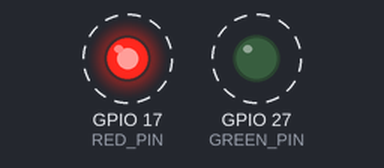
A program run on a simulated Raspberry Pi (BCM pin numbers). Shown: output pins drawn as LEDs (lit = HIGH). Dashed ring = blinking.

Above: at 0.5 s.
Timing chart, 0 to 4.6 s (numbered marks = the images above):
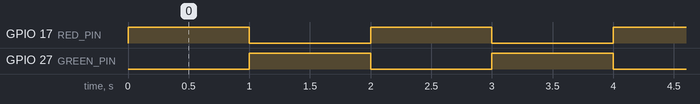

The program:

day1_led_blink.py
```python
import RPi.GPIO as GPIO
import time

RED_PIN = 17
GREEN_PIN = 27

GPIO.setmode(GPIO.BCM)
GPIO.setup(RED_PIN, GPIO.OUT)
GPIO.setup(GREEN_PIN, GPIO.OUT)

try:
    while True:
        GPIO.output(RED_PIN, GPIO.HIGH)
        GPIO.output(GREEN_PIN, GPIO.LOW)
        time.sleep(1)
        GPIO.output(RED_PIN, GPIO.LOW)
        GPIO.output(GREEN_PIN, GPIO.HIGH)
        time.sleep(1)
except KeyboardInterrupt:
    GPIO.cleanup()
```

Measured:
- by itself, GPIO 17 (RED_PIN), GPIO 27 (GREEN_PIN): alternates HIGH for 1.0 s and LOW for 1.0 s
